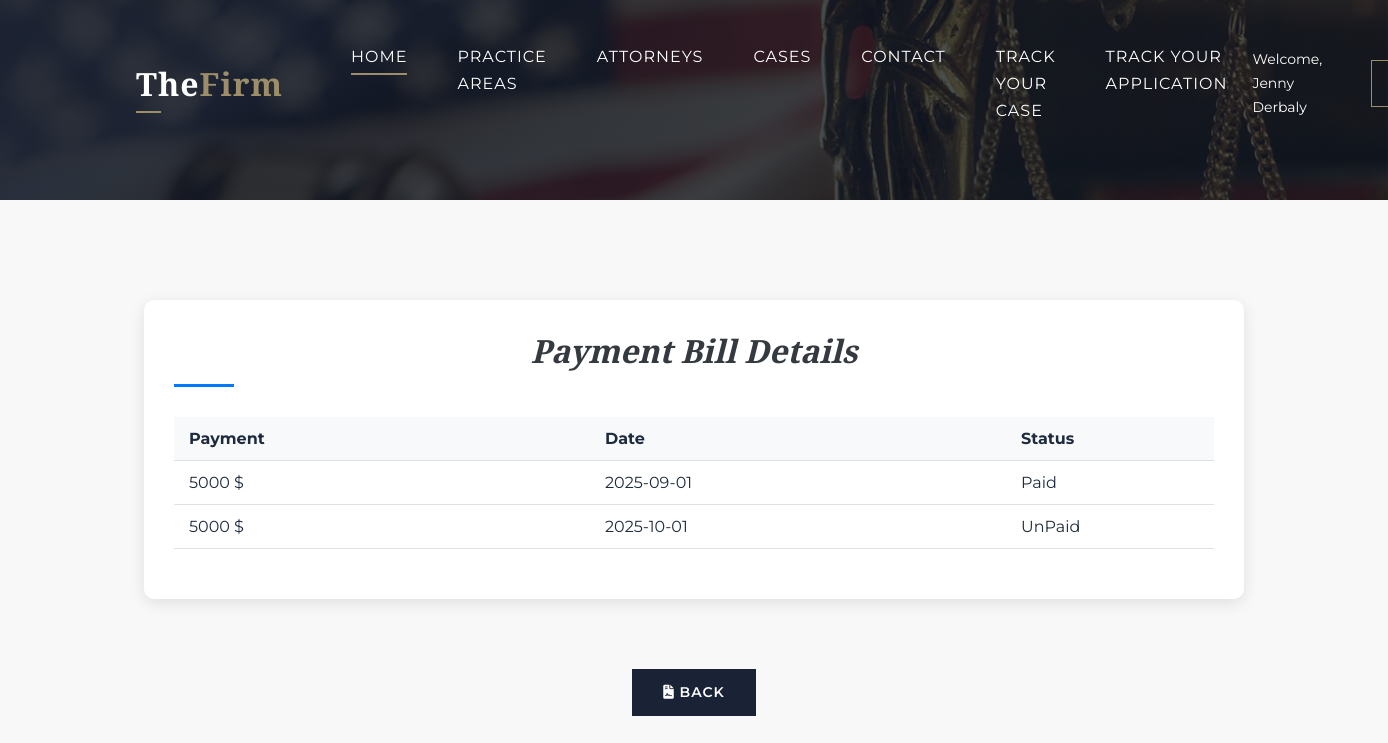
/paymentbill.php?id=48 (signed in), run on the app's committed database.
### tables this page shows
CREATE TABLE `payments` (
  `id` int(11) NOT NULL,
  `date` date DEFAULT NULL,
  `status` enum('Paid','UnPaid') DEFAULT 'UnPaid',
  `amount` double DEFAULT NULL,
  `ccontractid` int(11) DEFAULT NULL
);

### paymentbill.php (the view, shortened to what this page needs)
<?php
include 'header.php';
?>
<!DOCTYPE html>
<html lang="en">
<head>
    <link href="https://cdnjs.cloudflare.com/ajax/libs/font-awesome/6.4.0/css/all.min.css" rel="stylesheet">
    <link href="https://cdn.jsdelivr.net/npm/bootstrap@5.3.0-alpha3/dist/css/bootstrap.min.css" rel="stylesheet">
    <link href="lib/animate/animate.min.css" rel="stylesheet">
    <link href="lib/owlcarousel/assets/owl.carousel.min.css" rel="stylesheet">
    <link href="css/attorneystyle.css" rel="stylesheet">
    <link href="https://cdnjs.cloudflare.com/ajax/libs/font-awesome/6.4.0/css/all.min.css" rel="stylesheet">
    <link rel="stylesheet" href="https://cdnjs.cloudflare.com/ajax/libs/font-awesome/6.0.0/css/all.min.css">
    <link rel="stylesheet" href="https://cdnjs.cloudflare.com/ajax/libs/font-awesome/6.0.0/css/all.min.css">
<link href="./css/style.css" rel="stylesheet">
    <link href="./css/payment.css" rel="stylesheet">
    <link href="./css/apply.css" rel="stylesheet">
</head>
<body>
    <div class="page-header">
    </div>
<?php
$id = $_GET['id'];
$sql1 = "SELECT * FROM `ccontract` WHERE caseid='$id'";
$res1 = $conn->query($sql1);
if ($res1->num_rows == 0) {
    ?>
     <div class="row">
                        <div class="col-12">
                            <div class="application-message">
                                <i class="fas fa-hourglass-half"></i>
                                <h1>This Case Has No Case Contract And Payment Contract Yet To See The Payment Bill, Please Wait.</h1>
                                <p class="mb-4">You have already submitted a Case and Your Attorney is currently Preparing The Bill. Please be patient as we process It.</p>
                                <a href="track.php" class="btn btn-primary">Back</a>
                            </div>
                        </div>
                    </div>
    <br><br><br>
    <?php
     include 'footer.php';
    exit;
} else {
$row1 = $res1->fetch_assoc();
$caseid=$row1['caseid'];
$contractid=$row1['id'];
$img=$row1['paycontractimg'];
?>
<?php
$sql9="SELECT * FROM `payments` WHERE ccontractid='$contractid' ";
$res9 = $conn->query($sql9);
if($res9->num_rows == 0){
?>
                     <div class="row">
                        <div class="col-12">
                            <div class="application-message">
                                <i class="fas fa-hourglass-half"></i>
                                <h1>Upon Signing Your Payment Contract, You Will Receive a Complete Overview of All Your Payments</h1>
                            </div>
                        </div>
                    </div><br>
<?php
} else {
if($img == 0){
?>
 <div class="row">
                        <div class="col-12">
                            <div class="application-message">
                                <i class="fas fa-hourglass-half"></i>
                                <h1>Please Go To <strong><a href="payment.php?id=<?= $caseid ; ?>">Payment Contract</a></strong>, And Sign your Contract.</h1>
                            </div>
                        </div>
                    </div><br>
<?php
} else {
?>
<div class="container payment-container">
    <form method="post">
        <div id="paymentWrapper">
            <div class="payment-card">
                <div style="text-align: center;">
                    <h2 class="payment-header"><b> Payment Bill Details</b></h2></div>
                <table class="payment-table">
                    <thead>
                        <tr>
                            <th>Payment</th>
                            <th>Date</th>
                            <th>Status</th>
                        </tr>
                    </thead>
                    <tbody>
                        <?php
                        while($row9 = $res9->fetch_assoc()) {
                            $status = $row9['status'];
                            $payment = $row9['amount'];
                        ?>
                        <tr>
                            <td><?= $payment . ' $'; ?></td>
                            <td><?= $row9['date']; ?></td>
                            <td>
                                <?= ($status == "UnPaid") ? "UnPaid" : "Paid"; ?>
                            </td>
                        </tr>
                        <?php
                        }
                        ?>
                    </tbody>
                </table>
            </div>
        </div>
    </form>
</div>
<?php
}
}
}
?>
<div class="text-center mb-4">
    <a href="track.php?id=<?= $caseid ; ?>" class="btn btn-black btn-action">
        <i class="fas fa-file-contract mr-1"></i> Back
    </a>
</div>
</body>
</html>

### css/attorneystyle.css (style rules this page uses)
:root { --primary: #9d8e69; --primary-dark: #7d6e49; --primary-light: #d5cbb8; --secondary: #2e3b4e; --secondary-light: #4a5b6e; --secondary-dark: #1e2b3e; --accent: #a32c38; --light: #f8f8f8; --dark: #111827; --gray: #6b7280; --gray-light: #d1d5db; --white: #ffffff; --header-height: 90px; }
* { box-sizing: border-box; margin: 0; padding: 0; }
body { font-family: 'Montserrat', sans-serif; font-weight: 400; color: var(--secondary-dark); line-height: 1.7; overflow-x: hidden; background-color: var(--light); position: relative; }
h1, h2, h3, h4, h5, h6 { font-family: 'Cormorant', serif; font-weight: 700; line-height: 1.3; color: var(--secondary-dark); }
a { text-decoration: none; color: inherit; transition: all 0.3s ease; }
.page-header { position: relative; height: 350px; display: flex; align-items: center; background-image: url('img/carousel-1.jpg'); background-size: cover; background-position: center; margin-bottom: 60px; }
.page-header::before { content: ''; position: absolute; top: 0; left: 0; width: 100%; height: 100%; background: linear-gradient(to right, rgba(17, 24, 39, 0.9), rgba(17, 24, 39, 0.7)); z-index: 1; }
.btn { display: inline-block; padding: 12px 30px; border-radius: 0; font-weight: 600; font-size: 14px; letter-spacing: 1px; text-transform: uppercase; transition: all 0.3s ease; position: relative; overflow: hidden; z-index: 1; }
.btn::after { content: ''; position: absolute; bottom: 0; left: 0; width: 100%; height: 100%; z-index: -2; }
.btn::before { content: ''; position: absolute; bottom: 0; left: 0; width: 0%; height: 100%; transition: all 0.3s; z-index: -1; }

### css/style.css (style rules this page uses)
body { color: #666666; background: #ffffff; font-family: 'Roboto', sans-serif; font-weight: 400; }
h1, h2, h3, h4, h5, h6 { font-family: 'EB Garamond', serif; font-weight: 600; font-style: italic; color: #121518; }
a { color: #454545; transition: .3s; }
.page-header { position: relative; margin-bottom: 45px; padding: 90px 0; text-align: center; background: #aa9166; }

### css/payment.css (style rules this page uses)
body { background-color: #f8f9fa; font-family: 'Segoe UI', Tahoma, Geneva, Verdana, sans-serif; }
.payment-container { padding: 40px 20px; }
.payment-card { background-color: #fff; border-radius: 10px; box-shadow: 0 4px 15px rgba(0, 0, 0, 0.1); padding: 30px; margin-bottom: 30px; }
.payment-header { color: #343a40; margin-bottom: 30px; font-weight: 600; position: relative; padding-bottom: 15px; }
.payment-header::after { content: ''; position: absolute; bottom: 0; left: 0; width: 60px; height: 3px; background-color: #007bff; }
.payment-table { width: 100%; margin-bottom: 20px; }
.payment-table th { text-align: left; padding: 12px 15px; background-color: #f8f9fa; border-bottom: 1px solid #dee2e6; width: 40%; }
.payment-table td { padding: 12px 15px; border-bottom: 1px solid #dee2e6; }
.btn-black { background-color: #1a2236; border-color: #1a2236; color: white; transition: all 0.3s; padding: 10px 20px; border-radius: 5px; }

### header.php (style rules this page uses)
:root { --primary: #9d8e69; --primary-dark: #7d6e49; --primary-light: #d5cbb8; --secondary: #2e3b4e; --secondary-light: #4a5b6e; --secondary-dark: #1e2b3e; --accent: #a32c38; --light: #f8f8f8; --dark: #111827; --gray: #6b7280; --gray-light: #d1d5db; --white: #ffffff; --header-height: 90px; }
* { box-sizing: border-box; margin: 0; padding: 0; }
body { font-family: 'Montserrat', sans-serif; font-weight: 400; color: var(--secondary-dark); line-height: 1.7; overflow-x: hidden; background-color: var(--light); position: relative; }
h1, h2, h3, h4, h5, h6 { font-family: 'Cormorant', serif; font-weight: 700; line-height: 1.3; color: var(--secondary-dark); }
a { text-decoration: none; color: inherit; transition: all 0.3s ease; }
.container { max-width: 1400px; padding: 0 2rem; }
.btn { display: inline-block; padding: 12px 30px; border-radius: 0; font-weight: 600; font-size: 14px; letter-spacing: 1px; text-transform: uppercase; transition: all 0.3s ease; position: relative; overflow: hidden; z-index: 1; }
.btn::after { content: ''; position: absolute; bottom: 0; left: 0; width: 100%; height: 100%; z-index: -2; }
.btn::before { content: ''; position: absolute; bottom: 0; left: 0; width: 0%; height: 100%; transition: all 0.3s; z-index: -1; }

### paymentbill.php (style rules this page uses)
.page-header { height: 200px; display: flex; align-items: center; justify-content: center; padding: 20px 0; }

### data on the page
payments: amount "5000", date "2025-09-01", status "Paid"
payments: amount "5000", date "2025-10-01", status "UnPaid"

### other printed values
$_SESSION['user']['fullName'] "Jenny Derbaly"
